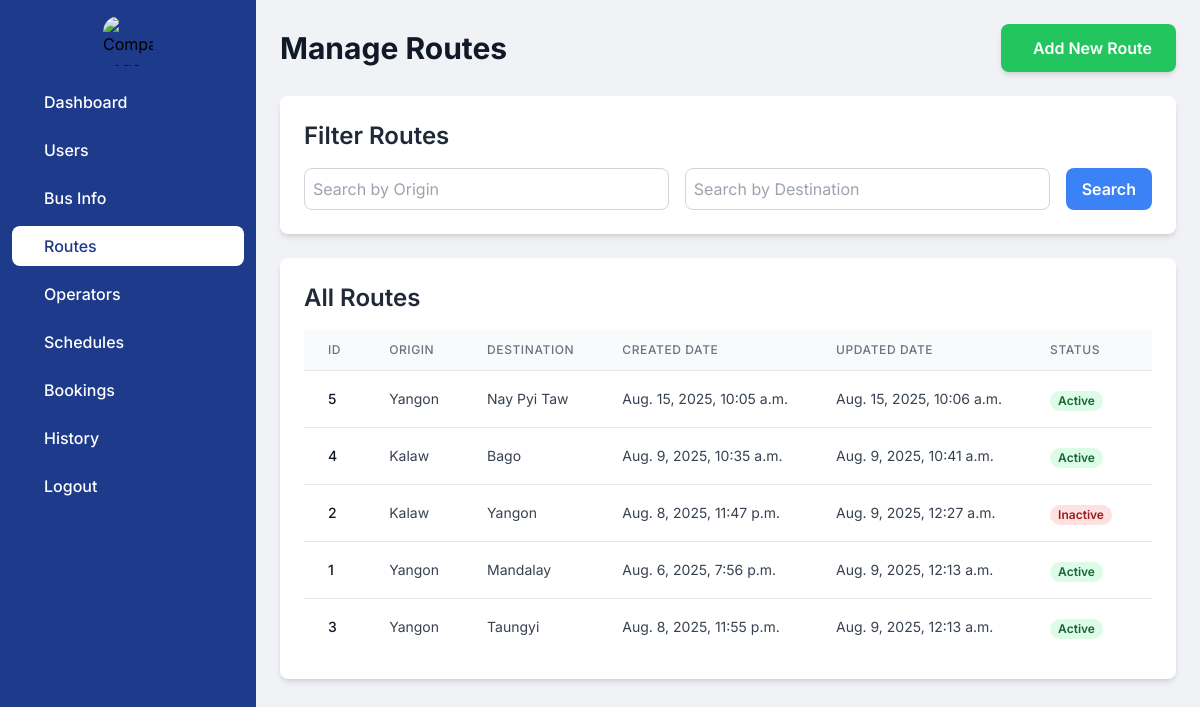
The app's page /admindashboard/route_home/ with its own data.
### myapp/models.py (models this page shows, shortened)
class Route(models.Model):
    origin = models.CharField(max_length=30)
    destination = models.CharField(max_length=30)
    del_flag = models.IntegerField(default=0)
    created_date = models.DateTimeField(auto_now_add=True)
    updated_date = models.DateTimeField(auto_now=True)
    class Meta:
        verbose_name_plural = "Routes"

### myapp/views.py (the view)
# urls.py: path('admindashboard/route_home/',views.route_home,name='route_home'),
def route_home(request):
    origin_query = request.GET.get('origin', '')
    destination_query = request.GET.get('destination', '')
    routes = Route.objects.all()
    if origin_query:
        routes = routes.filter(Q(origin__icontains=origin_query))
    if destination_query:
        routes = routes.filter(Q(destination__icontains=destination_query))
    routes = routes.order_by('-updated_date')
    context = {
        'routes': routes,
        'origin_query': origin_query,
        'destination_query': destination_query,
    }
    return render(request, 'admin/route_home.html', context)

### myapp/context_processors.py (called while the page is built)
def route_choices(request):
    origins = Route.objects.values_list('origin', flat=True).distinct()
    destinations = Route.objects.values_list('destination', flat=True).distinct()
    return {
        'origins': origins,
        'destinations': destinations
    }

### templates/admin/route_home.html (shortened to what this page needs)
<!DOCTYPE html>
<html lang="en">
<head>
    <script src="https://cdn.tailwindcss.com"></script>
</head>
<body class="flex flex-col md:flex-row h-screen">
    <aside id="logo-sidebar"
           class="fixed inset-y-0 left-0 z-40 w-64 h-full transition-transform duration-300 transform -translate-x-full md:translate-x-0 bg-blue-900"
           aria-label="Sidebar">
        <div class="h-full px-3 py-4 overflow-y-auto">
            <div class="flex justify-center items-center mb-4">
                <img src="https://i.pinimg.com/originals/e2/1c/b5/e21cb58cda4ccf597b05d2048b483c0d.jpg" class="rounded-2xl"
                     alt="Company Logo" style="height:50px;width:50px;">
            </div>
            <ul class="space-y-2 font-medium">
                <li><a href="{% url 'admin_dashboard' %}" class="flex items-center p-2 text-white rounded-lg hover:bg-white group hover:text-blue-900"><span class="ms-3">Dashboard</span></a></li>
                <li><a href="{% url 'user_home' %}" class="flex items-center p-2 text-white rounded-lg hover:bg-white group hover:text-blue-900"><span class="ms-3">Users</span></a></li>
                <li><a href="{% url 'bus_home' %}" class="flex items-center p-2 text-white rounded-lg hover:bg-white group hover:text-blue-900"><span class="flex-1 ms-3 whitespace-nowrap">Bus Info</span></a></li>
                <li><a href="{% url 'route_home' %}" class="flex items-center p-2 bg-white rounded-lg text-blue-900"><span class="flex-1 ms-3 whitespace-nowrap">Routes</span></a></li>
                <li><a href="{% url 'operator_home' %}" class="flex items-center p-2 text-white rounded-lg hover:bg-white group hover:text-blue-900"><span class="flex-1 ms-3 whitespace-nowrap">Operators</span></a></li>
                <li><a href="{% url 'schedule_home' %}" class="flex items-center p-2 text-white rounded-lg hover:bg-white group hover:text-blue-900"><span class="flex-1 ms-3 whitespace-nowrap">Schedules</span></a></li>
                <li><a href="#" class="flex items-center p-2 text-white rounded-lg hover:bg-white group hover:text-blue-900"><span class="flex-1 ms-3 whitespace-nowrap">Bookings</span></a></li>
                <li><a href="#" class="flex items-center p-2 text-white rounded-lg hover:bg-white group hover:text-blue-900"><span class="flex-1 ms-3 whitespace-nowrap">History</span></a></li>
                <li><a href="/logout" class="flex items-center p-2 text-white rounded-lg hover:bg-white group hover:text-blue-900"><span class="flex-1 ms-3 whitespace-nowrap">Logout</span></a></li>
            </ul>
        </div>
    </aside>
    <div class="flex-grow p-4 md:p-6 overflow-y-auto md:ml-64">
        <div class="flex flex-col md:flex-row md:items-center md:justify-between mb-6">
            <h1 class="text-2xl md:text-3xl font-bold text-gray-900 mb-4 md:mb-0">Manage Routes</h1>
            <a href="{% url 'route_add' %}"
               class="px-4 py-2 md:px-6 md:py-3 bg-green-500 text-white rounded-lg font-semibold text-center hover:bg-green-600 transition-colors duration-200 shadow-md flex items-center justify-center w-full md:w-auto">
                 Add New Route
            </a>
        </div>
        <div class="bg-white rounded-lg shadow-md p-4 md:p-6 mb-6">
            <h2 class="text-xl md:text-2xl font-semibold text-gray-800 mb-4">Filter Routes</h2>
            <form action="{% url 'route_home' %}" method="get" class="flex flex-col md:flex-row gap-4">
                <input type="text" name="origin" placeholder="Search by Origin"
               class="flex-grow p-2 border border-gray-300 rounded-lg focus:outline-none focus:ring-2 focus:ring-blue-500"
               value="{{ origin_query }}">
                <input type="text" name="destination" placeholder="Search by Destination"
               class="flex-grow p-2 border border-gray-300 rounded-lg focus:outline-none focus:ring-2 focus:ring-blue-500"
               value="{{ destination_query }}">
                <button type="submit"
                class="px-4 py-2 bg-blue-500 text-white rounded-lg font-semibold hover:bg-blue-600 transition-colors duration-200 w-full md:w-auto"> Search
                </button>
            </form>
        </div>
        <div class="bg-white rounded-lg shadow-md p-4 md:p-6 mb-6">
            <h2 class="text-xl md:text-2xl font-semibold text-gray-800 mb-4">All Routes</h2>
            <div class="overflow-x-auto">
                <table class="min-w-full divide-y divide-gray-200">
                    <thead class="bg-gray-50">
                        <tr>
                            <th scope="col" class="px-3 md:px-6 py-3 text-left text-xs font-medium text-gray-500 uppercase tracking-wider">ID</th>
                            <th scope="col" class="px-3 md:px-6 py-3 text-left text-xs font-medium text-gray-500 uppercase tracking-wider">Origin</th>
                            <th scope="col" class="px-3 md:px-6 py-3 text-left text-xs font-medium text-gray-500 uppercase tracking-wider">Destination</th>
                            <th scope="col" class="px-3 md:px-6 py-3 text-left text-xs font-medium text-gray-500 uppercase tracking-wider">Created Date</th>
                            <th scope="col" class="px-3 md:px-6 py-3 text-left text-xs font-medium text-gray-500 uppercase tracking-wider">Updated Date</th>
                            <th scope="col" class="px-3 md:px-6 py-3 text-left text-xs font-medium text-gray-500 uppercase tracking-wider">Status</th>
                            <th scope="col" class="px-3 md:px-6 py-3 text-left text-xs font-medium text-gray-500 uppercase tracking-wider">Actions</th>
                        </tr>
                    </thead>
                    <tbody class="bg-white divide-y divide-gray-200">
                        {% if routes %}
                            {% for route in routes %}
                            <tr>
                                <td class="px-3 md:px-6 py-4 whitespace-nowrap text-sm font-medium text-gray-900">{{ route.id }}</td>
                                <td class="px-3 md:px-6 py-4 whitespace-nowrap text-sm text-gray-700">{{ route.origin }}</td>
                                <td class="px-3 md:px-6 py-4 whitespace-nowrap text-sm text-gray-700">{{ route.destination }}</td>
                                <td class="px-3 md:px-6 py-4 whitespace-nowrap text-sm text-gray-700">{{ route.created_date }}</td>
                                <td class="px-3 md:px-6 py-4 whitespace-nowrap text-sm text-gray-700">{{ route.updated_date }}</td>
                                <td class="px-3 md:px-6 py-4 whitespace-nowrap">
                                    <span class="px-2 inline-flex text-xs leading-5 font-semibold rounded-full {% if route.del_flag == 0 %}bg-green-100 text-green-800{% else %}bg-red-100 text-red-800{% endif %}">
                                        {% if route.del_flag == 0 %}Active{% else %}Inactive{% endif %}
                                    </span>
                                </td>
                                <td class="px-3 md:px-6 py-4 whitespace-nowrap text-left text-sm font-medium">
                                </td>
                            </tr>
                            {% endfor %}
                        {% else %}
                            <tr><td colspan="8" class="px-3 md:px-6 py-4 text-center text-gray-500">No routes found.</td></tr>
                        {% endif %}
                    </tbody>
                </table>
            </div>
        </div>
    </div>
</body>
</html>

### templates/admin/route_home.html (style rules this page uses)
body { font-family: 'Inter', sans-serif; background-color: #f0f2f5; }

### records on screen
Route: id "5", origin "Yangon", destination "Nay Pyi Taw", created_date "Aug. 15, 2025, 10:05 a.m.", updated_date "Aug. 15, 2025, 10:06 a.m.", del_flag "Active"
Route: id "4", origin "Kalaw", destination "Bago", created_date "Aug. 9, 2025, 10:35 a.m.", updated_date "Aug. 9, 2025, 10:41 a.m.", del_flag "Active"
Route: id "2", origin "Kalaw", destination "Yangon", created_date "Aug. 8, 2025, 11:47 p.m.", updated_date "Aug. 9, 2025, 12:27 a.m.", del_flag "Inactive"
Route: id "1", origin "Yangon", destination "Mandalay", created_date "Aug. 6, 2025, 7:56 p.m.", updated_date "Aug. 9, 2025, 12:13 a.m.", del_flag "Active"
Route: id "3", origin "Yangon", destination "Taungyi", created_date "Aug. 8, 2025, 11:55 p.m.", updated_date "Aug. 9, 2025, 12:13 a.m.", del_flag "Active"
